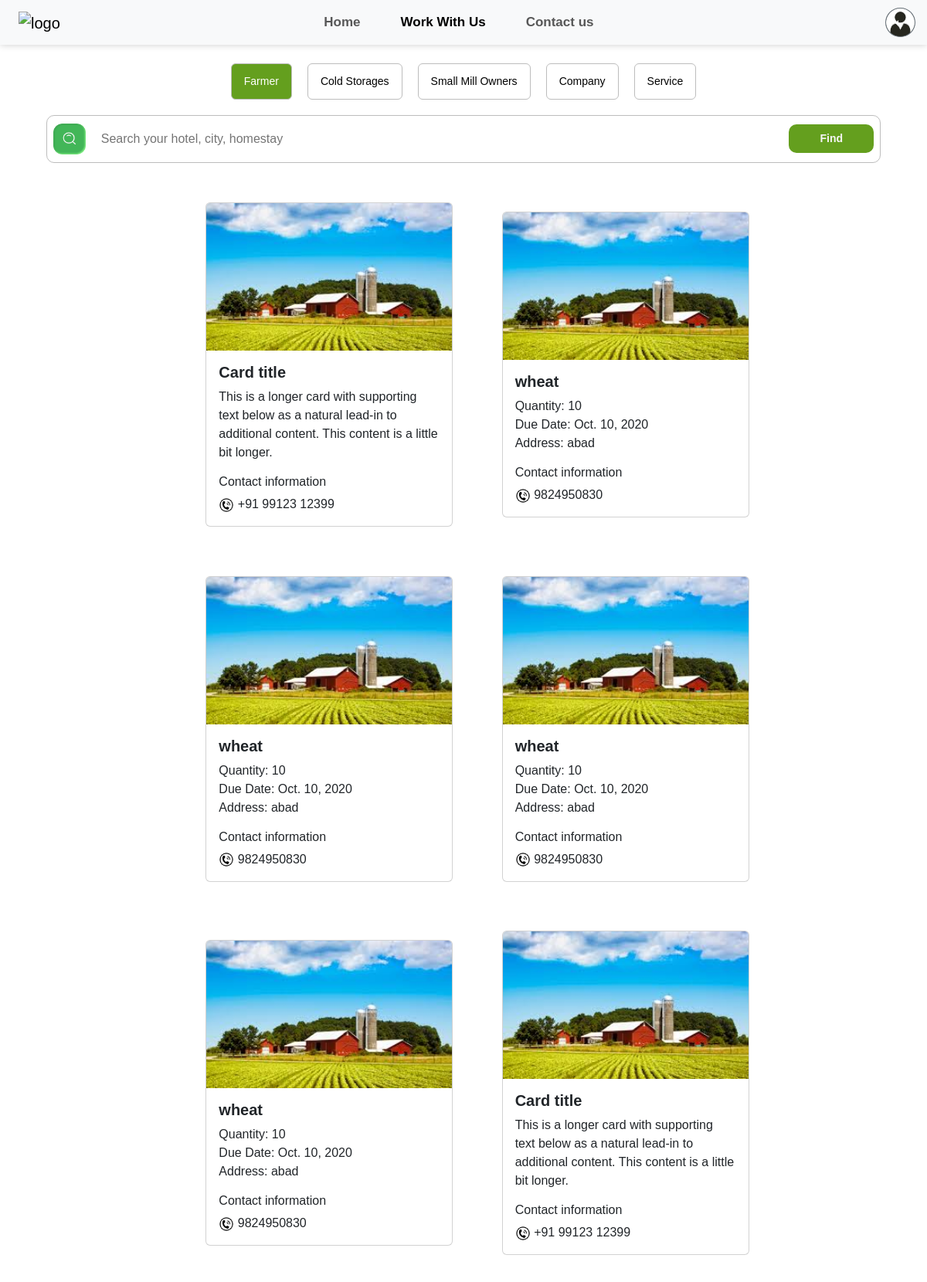
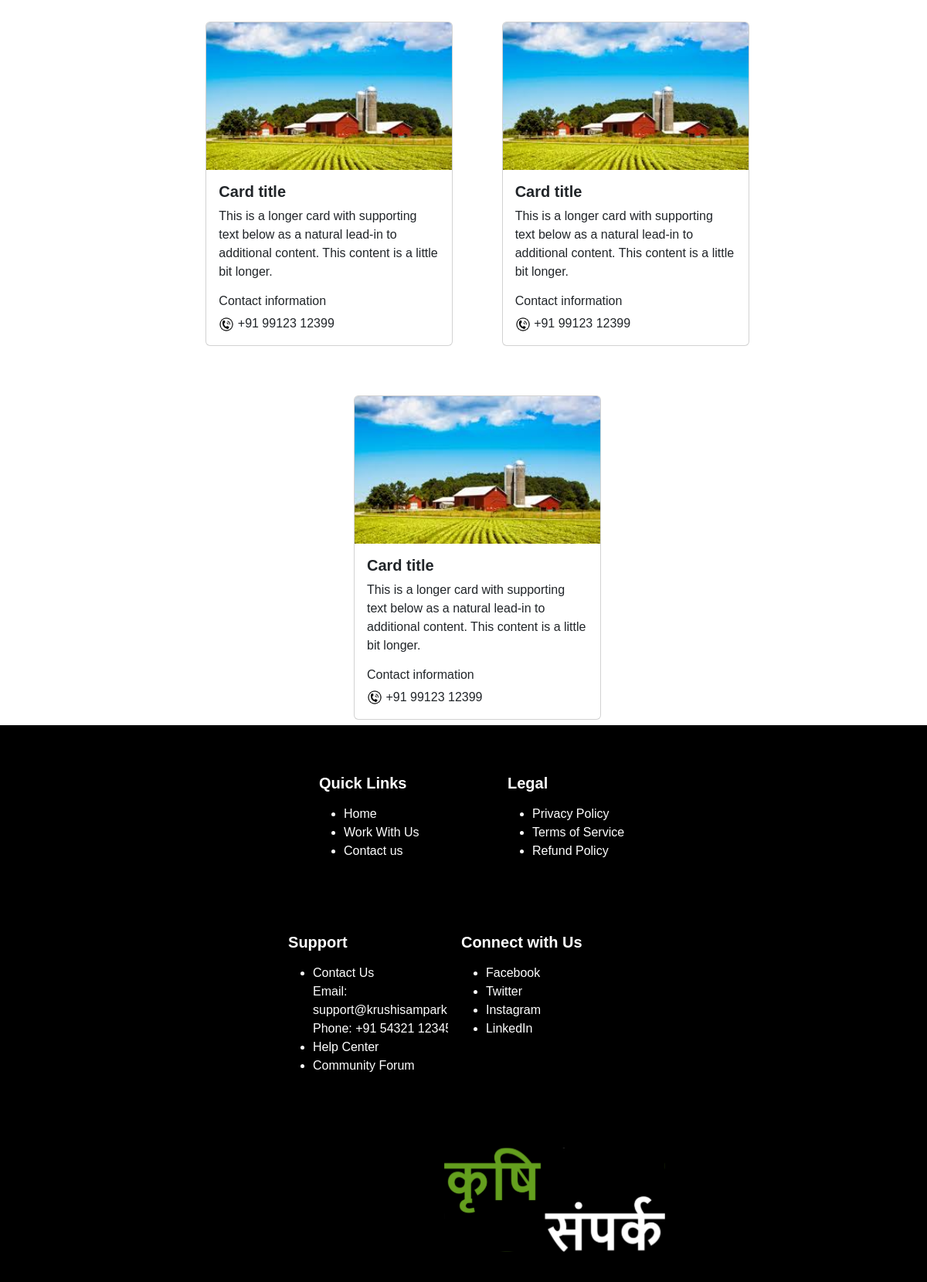
The app's page /farmer_index (signed in) with its own data (2 pictures, top to bottom).
### home/models.py (models this page shows, shortened)
class CropDetails(models.Model):
    crop_name = models.CharField(max_length=100)
    quantity = models.IntegerField()
    due_date = models.DateField()
    address = models.CharField(max_length=255)
    phone_number = models.CharField(max_length=15)

### home/views.py (the view)
# urls.py: path('farmer_index', views.farmer_index, name="farmer_index"),
@never_cache
@login_required
def farmer_index(request):
    crop_details = CropDetails.objects.all()  # Fetch all records from the CropDetails table
    return render(request, 'farmer.html', {'crop_details': crop_details})

### templates/farmer.html (shortened to what this page needs)
<!DOCTYPE html>
<html lang="en">
<head>
    <link href="https://cdn.jsdelivr.net/npm/bootstrap@5.3.3/dist/css/bootstrap.min.css" rel="stylesheet">
</head>
<body>
    <nav
    class="navbar navbar-expand-lg bg-body-tertiary sticky-top"
    style="box-shadow: 0 0 9px rgba(0, 0, 0, 0.2)"
  >
    <div class="container-fluid">
      <a class="navbar-brand" href='/' style="margin: 0 0 0 1vw;"
        ><img src="/static/Images/logo.png" alt="logo" height="40vw"
      /></a>
      <div class="collapse navbar-collapse" id="navbarSupportedContent">
        <ul
          class="navbar-nav me-auto mb-2 mb-lg-0 m-auto"
          style="font-weight: 1500"
        >
          <li class="nav-item" style="padding: 0 3vw 0 0; font-size: 17px;font-weight: 550;">
            <a class="nav-link" href='/'>Home</a>
          </li>
          <li class="nav-item" style="padding: 0 3vw 0 0;font-size: 17px;font-weight: 550;">
            <a class="nav-link active" href="Service.html">Work With Us </a>
          </li>
          <li class="nav-item" style="padding: 0 3vw 0 0; font-size: 17px;font-weight: 550;">
            <a class="nav-link" href="Contact_us.html">Contact us</a>
          </li>
        </ul>
      <div class="btn-group dropstart"  style="margin: 0 1vw 0 0; border-radius: 100%; width: 2.5vw;">
        <button type="button" class="btn btn-secondary dropdown-toggle rounded-circle" data-bs-toggle="dropdown" aria-expanded="false" style="background-image: url(/static/Images/Avatar.jpeg);background-size: cover;background-position: center;background-repeat: no-repeat;">
        </button>
      </div>
    </div>
  </nav>
    <div class="section-options">
        <a class="option activenow" style="color: white;" href="farmer.html">Farmer</a>
        <a class="option" href="cold_storage_index">Cold Storages</a>
        <a class="option" href="mill_index">Small Mill Owners</a>
        <a class="option" href="company_index">Company</a>
        <a class="option" href='a_index'>Service</a>
    </div>
    <div class="search-bar">
            <div class="icon-container">
                <img src="/static/Images/search.png" alt="Description" class="responsive-img">
            </div>
            <input type="text" id="textInput" name="textInput" placeholder="Search your hotel, city, homestay">
            <button class="search-button" style="border: none;">Find</button>
    </div>
    <div class="row row-cols-1 row-cols-md-3 g-4 d-flex justify-content-center align-items-center" style="width: 90%; transform: translateX(90px);" >
        <div class="con">
        <div class="col" style="margin: 3% 3% 3% 3%; min-width: 320px; max-width: 120px;">
          <div class="card">
            <img src="/static/Images/farmer.jpeg" class="card-img-top" alt="...">
            <div class="card-body">
              <h5 class="card-title" style="font-weight: 600;">Card title</h5>
              <p class="card-text">This is a longer card with supporting text below as a natural lead-in to additional content. This content is a little bit longer.</p>
              <h6 >Contact information</h5>
                <img src="/static/Images/phone_icon.png" alt=".." class="phone-icon"> +91 99123 12399
            </div>
          </div>
        </div>
        {% for crop in crop_details %}
        <div class="col" style="margin: 3% 3% 3% 3%; min-width: 320px; max-width: 120px;">
          <div class="card">
            <img src="/static/Images/farmer.jpeg" class="card-img-top" alt="...">
            <div class="card-body">
              <h5 class="card-title" style="font-weight: 600;">{{ crop.crop_name }}</h5>
              <p class="card-text">
                Quantity: {{ crop.quantity }} <br>
                Due Date: {{ crop.due_date }} <br>
                Address: {{ crop.address }}
              </p>
              <h6>Contact information</h6>
              <img src="/static/Images/phone_icon.png" alt=".." class="phone-icon"> {{ crop.phone_number }}
            </div>
          </div>
        </div>
        {% endfor %}
        <div class="col" style="margin: 3% 3% 3% 3%; min-width: 320px; max-width: 120px;">
          <div class="card">
            <img src="/static/Images/farmer.jpeg" class="card-img-top" alt="...">
            <div class="card-body">
              <h5 class="card-title" style="font-weight: 600;">Card title</h5>
              <p class="card-text">This is a longer card with supporting text below as a natural lead-in to additional content. This content is a little bit longer.</p>
              <h6 >Contact information</h5>
                <img src="/static/Images/phone_icon.png" alt=".." class="phone-icon"> +91 99123 12399
            </div>
          </div>
        </div>
        <div class="col" style="margin: 3% 3% 3% 3%; min-width: 320px; max-width: 120px;">
          <div class="card">
            <img src="/static/Images/farmer.jpeg" class="card-img-top" alt="...">
            <div class="card-body">
              <h5 class="card-title" style="font-weight: 600;">Card title</h5>
              <p class="card-text">This is a longer card with supporting text below as a natural lead-in to additional content. This content is a little bit longer.</p>
              <h6 >Contact information</h5>
                <img src="/static/Images/phone_icon.png" alt=".." class="phone-icon"> +91 99123 12399
            </div>
          </div>
        </div>
        <div class="col" style="margin: 3% 3% 3% 3%; min-width: 320px; max-width: 120px;">
          <div class="card">
            <img src="/static/Images/farmer.jpeg" class="card-img-top" alt="...">
            <div class="card-body">
              <h5 class="card-title" style="font-weight: 600;">Card title</h5>
              <p class="card-text">This is a longer card with supporting text below as a natural lead-in to additional content. This content is a little bit longer.</p>
              <h6 >Contact information</h5>
                <img src="/static/Images/phone_icon.png" alt=".." class="phone-icon"> +91 99123 12399
            </div>
          </div>
        </div>
        <div class="col" style="margin: 3% 3% 3% 3%; min-width: 320px; max-width: 120px;">
          <div class="card">
            <img src="/static/Images/farmer.jpeg" class="card-img-top" alt="...">
            <div class="card-body">
              <h5 class="card-title" style="font-weight: 600;">Card title</h5>
              <p class="card-text">This is a longer card with supporting text below as a natural lead-in to additional content. This content is a little bit longer.</p>
              <h6 >Contact information</h5>
                <img src="/static/Images/phone_icon.png" alt=".." class="phone-icon"> +91 99123 12399
            </div>
          </div>
        </div>
    </div>
      </div>
<div class="fillcolor" style="background-color: black;">
      <div class="row row-cols-1 row-cols-md-3 g-4 d-flex justify-content-center align-items-center" style="background-color: black; width: 90%; transform: translateX(90px);">
        <div class="con" style="background-color: black; width: 70%; align-items: start;">
        <div class="col" style="margin: 3% 3% 3% 3%; min-width: 200px; max-width: 200px;">
          <div class="card" style="background-color: black; color: white;">
            <div class="card-body">
                <h5 class="card-title" style="font-weight: 600;">Quick Links</h5>
                <p class="card-text">
                    <ul>
                        <li><a href="/" >Home</a></li>
                        <li><a href="/">Work With Us</a></li>
                        <li><a href="/">Contact us</a></li>
                    </ul>
                </p>
            </div>
          </div>
        </div>
        <div class="col" style="margin: 3% 3% 3% 3%; min-width: 200px; max-width: 200px;">
          <div class="card" style="background-color: black; color: white;">
            <div class="card-body">
                <h5 class="card-title" style="font-weight: 600;">Legal</h5>
                <p class="card-text">
                    <ul>
                        <li>Privacy Policy</li>
                        <li>Terms of Service</li>
                        <li>Refund Policy</li>
                    </ul>
                </p>
            </div>
          </div>
        </div>
        <div class="col" style="margin: 3% 3% 3% 3%; min-width: 280px; max-width: 280px;">
          <div class="card" style="background-color: black; color: white;">
            <div class="card-body">
                <h5 class="card-title" style="font-weight: 600;">Support</h5>
                <p class="card-text">
                    <ul>
                        <li>Contact Us</li>
                        Email: support@krushisampark.com
                        Phone: +91 54321 12345
                        <li>Help Center</li>
                        <li>Community Forum</li>
                    </ul>
                </p>
            </div>
          </div>
        </div>
        <div class="col" style="margin: 3% 3% 3% 3%; min-width: 200px; max-width: 200px; transform: translateX(-100px);">
          <div class="card" style="background-color: black; color: white;">
            <div class="card-body">
                <h5 class="card-title" style="font-weight: 600;">Connect with Us</h5>
                <p class="card-text">
                    <ul>
                        <li>Facebook</li>
                        <li>Twitter</li>
                        <li>Instagram</li>
                        <li>LinkedIn</li>
                    </ul>
                </p>
            </div>
          </div>
        </div>
        <div class="col" style="margin: 3% 3% 3% 3%; min-width: 320px; max-width: 120px; transform: translateX(100px);">
          <div class="card" style="background-color: black; color: white;">
            <div class="card-body">
               <img src="/static/Images/footerlogo.svg" class="card-img-top" alt="...">
            </div>
          </div>
        </div>
    </div>
      </div>
 </div>
</body>
</html>

### templates/farmer.html (style rules this page uses)
body, html { margin: 0; padding: 0; font-family: Poppins, sans-serif; background: white; }
.section-options { color: black; display: flex; flex-wrap: wrap; justify-content: center; gap: 20px; padding: 0 8%; margin: 2% 0 0 0; box-sizing: border-box; }
.section-options .option { color: black; padding: 12px 16px; border-radius: 6px; border: 1px #BDBDBD solid; display: flex; justify-content: center; align-items: center; font-size: 14px; cursor: pointer; text-decoration: none; }
.activenow { background-color: #649F1E; text-decoration: none; }
.search-bar { width: 90%; max-width: 1104px; margin: 20px auto; padding: 8px; background: white; border-radius: 10px; border: 1px #BDBDBD solid; display: flex; justify-content: space-between; align-items: center; }
.search-bar { display: flex; align-items: center; gap: 10px; }
.search-bar .icon-container { width: 50px; height: 40px; background: #42B658; border-radius: 20px; display: flex; justify-content: center; align-items: center; }
.search-bar #textInput { width: 100%; padding: 10px; border: none; font-size: 16px; outline: none; }
.responsive-img { width: 100%; height: 100%; display: block; }
.search-bar div { color: #989898; font-size: 14px; }
.search-bar .search-button { font-weight: 580; padding: 8px 40px; background: #649F1E; border-radius: 10px; color: #F5F5F5; font-size: 14px; display: flex; align-items: center; gap: 10px; }
a { text-decoration: none; color: white; }
.con { display: flex; flex-wrap: wrap; justify-content: center; align-items: center; width: 100%; height: 100%; }
.phone-icon { width: 20px; height: 20px; object-fit: cover; }

### records on screen
CropDetails: crop_name "wheat", quantity "10", due_date "Oct. 10, 2020", address "abad", phone_number "9824950830"
CropDetails: crop_name "wheat", quantity "10", due_date "Oct. 10, 2020", address "abad", phone_number "9824950830"
CropDetails: crop_name "wheat", quantity "10", due_date "Oct. 10, 2020", address "abad", phone_number "9824950830"
CropDetails: crop_name "wheat", quantity "10", due_date "Oct. 10, 2020", address "abad", phone_number "9824950830"
